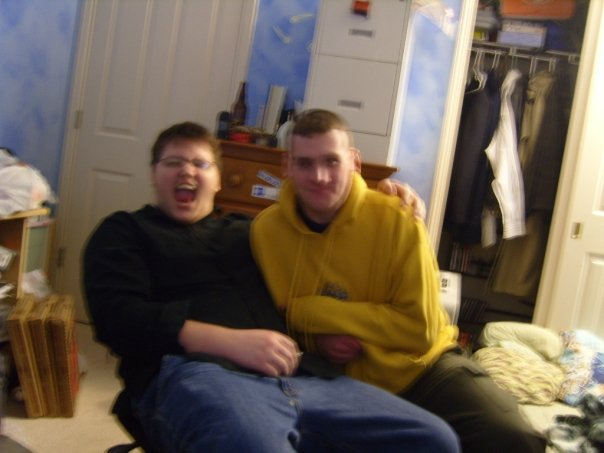
#> input picture 5/assets/image.jpg, 604 x 453 px, given in place of the camera
$ python demo5.py
#> lines starting #> are read from the running program, lines starting #| are printed output that depends on the picture; after the words box and inside, x2 and y2 are one past the last pixel; in counts of white or black regions, pixels touching at a corner belong together
import cv2
import random
import numpy as np

# device or video file
cap = cv2.VideoCapture(0)

while True:
    ret, frame = cap.read()
#> frame is the input picture: shape (453, 604, 3); mean B, G, R 82.1, 97.6, 111.7
    width = int(cap.get(3))
    height = int(cap.get(4))

    # HSV = hue, saturation, brightness
    # BGR -> HSV
    hsv = cv2.cvtColor(frame, cv2.COLOR_BGR2HSV)
#> hsv: shape (453, 604, 3); mean H, S, V 47.1, 97.6, 117.1
    lower_blue = np.array([90, 50, 50])
    upper_blue = np.array([130, 255, 255])
    mask = cv2.inRange(hsv, lower_blue, upper_blue)
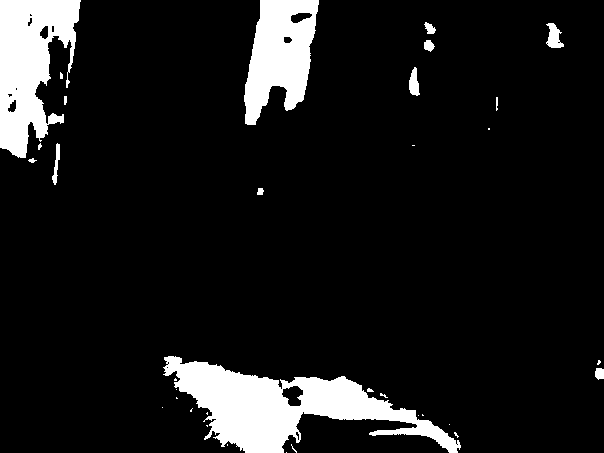
#> mask: shape (453, 604); 9.9% white; 34 white regions (20 under 20 px), largest, box (x1, y1, x2, y2) and area: (163, 356, 461, 453) 11809, (0, 0, 81, 158) 8016, (244, 0, 319, 125) 6036
    result = cv2.bitwise_and(frame, frame, mask=mask)
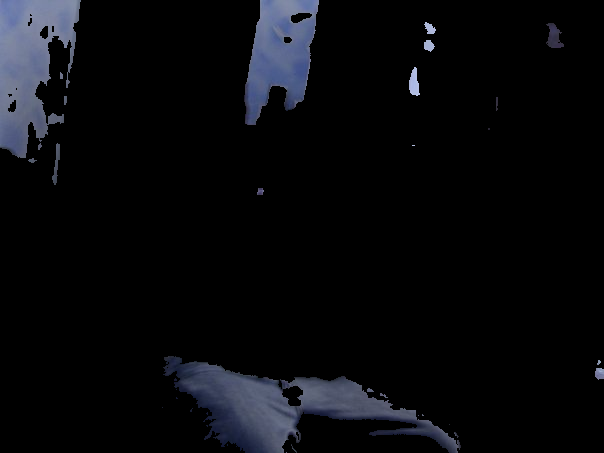
#> result: shape (453, 604, 3); mean B, G, R 12, 9.2, 8.4

    cv2.imshow('frame', result)
    cv2.imshow('mask', mask)

    if cv2.waitKey(1) == ord('q'):
#> (key q is pressed here)
        break

cap.release()
cv2.destroyAllWindows()
